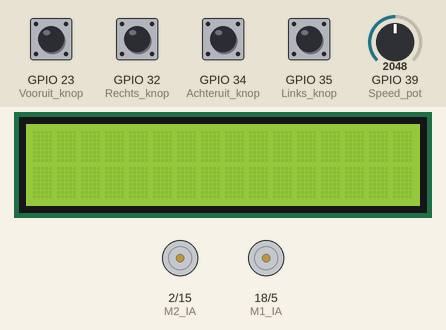
A program run on a simulated ESP32. Shown: 16×2 character LCD, motor-driver pin pairs drawn as motors (green arrow = first pin HIGH = forward, orange = second pin HIGH = backward, longer = more drive). The test bench sets the inputs (shaded band); at power-on: GPIO 23 (Vooruit_knop), GPIO 32 (Rechts_knop), GPIO 34 (Achteruit_knop), GPIO 35 (Links_knop) LOW, GPIO 39 (Speed_pot) = 2048. What the program prints to the serial monitor is not drawn.

Above: at 1.2 s.
1.3 s: GPIO 23 (Vooruit_knop) pulled HIGH for 0.15 s
At 1.46 s:
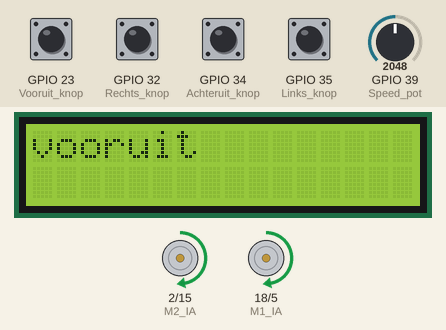
3.0 s: GPIO 32 (Rechts_knop) pulled HIGH for 0.15 s
At 3.9 s:
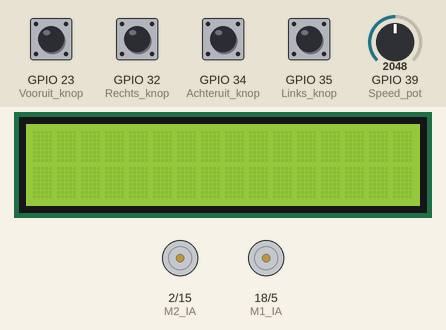
4.6 s: GPIO 34 (Achteruit_knop) pulled HIGH for 0.15 s
At 4.71 s:
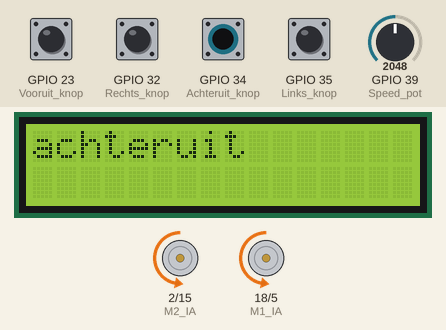
6.3 s: GPIO 35 (Links_knop) pulled HIGH for 0.15 s
At 6.8 s:
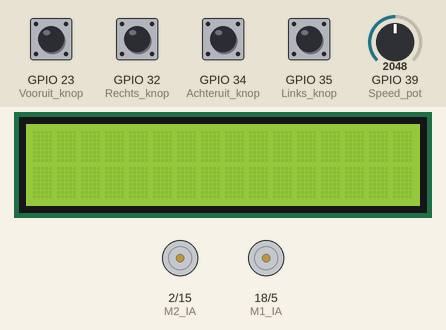
7.9 s: GPIO 23 (Vooruit_knop) pulled HIGH for 1 s
At 8.5 s:
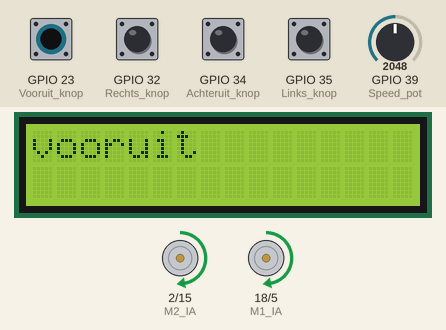
10.4 s: GPIO 32 (Rechts_knop) pulled HIGH for 1 s
At 10.9 s:
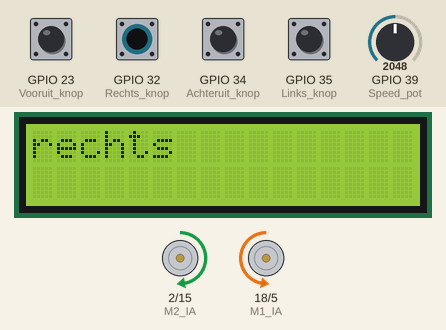
Timing chart, 0 to 13.4 s (numbered marks = the images above; inputs shaded):
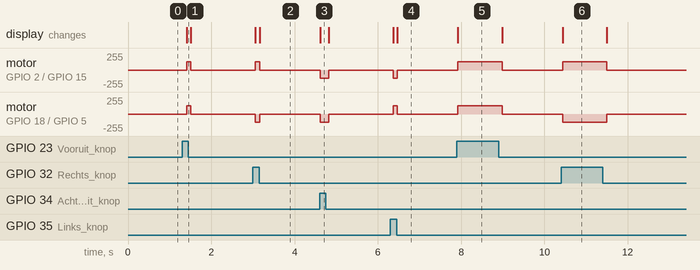

Measured:
- after the input at 1.3 s, motor on GPIO 2 (M2_IA) / GPIO 15 (M2_IB), motor on GPIO 18 (M1_IA) / GPIO 5 (M1_IB): stopped → forward 127/255 after 0.11 s, → stopped 0.10 s later; the display: changes after 0.11 s (image 1)
- after the input at 3.0 s, motor on GPIO 2 (M2_IA) / GPIO 15 (M2_IB): stopped → forward 127/255 after 0.06 s, → stopped 0.10 s later; motor on GPIO 18 (M1_IA) / GPIO 5 (M1_IB): stopped → backward 127/255 after 0.06 s, → stopped 0.10 s later; the display: first changes after 0.06 s (image 2 shows a later state)
- after the input at 4.6 s, motor on GPIO 2 (M2_IA) / GPIO 15 (M2_IB), motor on GPIO 18 (M1_IA) / GPIO 5 (M1_IB): stopped → backward 127/255 at once, → stopped 0.21 s later; the display: changes at once (image 3)
- after the input at 6.3 s, motor on GPIO 2 (M2_IA) / GPIO 15 (M2_IB): stopped → backward 127/255 after 0.07 s, → stopped 0.10 s later; motor on GPIO 18 (M1_IA) / GPIO 5 (M1_IB): stopped → forward 127/255 after 0.07 s, → stopped 0.10 s later; the display: first changes after 0.07 s (image 4 shows a later state)
- after the input at 7.9 s, motor on GPIO 2 (M2_IA) / GPIO 15 (M2_IB), motor on GPIO 18 (M1_IA) / GPIO 5 (M1_IB): stopped → forward 127/255 at once, → stopped 1.1 s later; the display: changes at once (image 5)
- after the input at 10.4 s, motor on GPIO 2 (M2_IA) / GPIO 15 (M2_IB): stopped → forward 127/255 at once, → stopped 1.1 s later; motor on GPIO 18 (M1_IA) / GPIO 5 (M1_IB): stopped → backward 127/255 at once, → stopped 1.1 s later; the display: changes at once (image 6)

The program:

main.cpp
```cpp
/*
Sam Boyen s16729
1IOT_D1
*/

#include <Arduino.h>
#include <Wire.h>
#include <LiquidCrystal_I2C.h>

int Vooruit_knop = 23;
int Achteruit_knop = 34;
int Links_knop = 35;
int Rechts_knop = 32;
int M1_IA = 18;
int M1_IB = 5;
int M2_IA = 2;
int M2_IB = 15;
LiquidCrystal_I2C lcd(0x27,16,2);

int Speed_pot = 39;

int Speed_read = 0;

void setup(){
  Serial.begin(9600);
  Serial.println("Hello, ESP32!");
	pinMode(Vooruit_knop,INPUT_PULLDOWN);
	pinMode(Achteruit_knop,INPUT_PULLDOWN);
  pinMode(Links_knop,INPUT_PULLDOWN);
  pinMode(Rechts_knop,INPUT_PULLDOWN);

	pinMode(M1_IA,OUTPUT);
	pinMode(M1_IB,OUTPUT);
  pinMode(M2_IA,OUTPUT);
  pinMode(M2_IB,OUTPUT);

  lcd.init();
  lcd.backlight();
}

void loop(){
  while(digitalRead(Vooruit_knop)){
    Serial.println("Vooruit");
    lcd.setCursor(0,0);
    lcd.print("vooruit");
    Speed_read = map(analogRead(Speed_pot), 0, 4095, 0, 255);
    analogWrite(M1_IA, Speed_read);
    analogWrite(M1_IB, 0);
    analogWrite(M2_IA, Speed_read);
    analogWrite(M2_IB, 0);
    delay(100);
  }
  while(digitalRead(Achteruit_knop)){
    Serial.println("Achteruit");
    lcd.setCursor(0,0);
    lcd.print("achteruit");
    Speed_read = map(analogRead(Speed_pot), 0, 4095, 0, 255);
    analogWrite(M1_IB, Speed_read);
    analogWrite(M1_IA, 0);
    analogWrite(M2_IB, Speed_read);
    analogWrite(M2_IA, 0);
    delay(100);
  }
  while(digitalRead(Links_knop)){
    Serial.println("Links");
    lcd.setCursor(0,0);
    lcd.print("links");
    Speed_read = map(analogRead(Speed_pot), 0, 4095, 0, 255);
    analogWrite(M1_IA, Speed_read);
    analogWrite(M1_IB, 0);
    analogWrite(M2_IB, Speed_read);
    analogWrite(M2_IA, 0);
    delay(100);
  }
  while(digitalRead(Rechts_knop)){
    Serial.println("Rechts");
    lcd.setCursor(0,0);
    lcd.print("rechts");
    Speed_read = map(analogRead(Speed_pot), 0, 4095, 0, 255);
    analogWrite(M1_IB, Speed_read);
    analogWrite(M1_IA, 0);
    analogWrite(M2_IA, Speed_read);
    analogWrite(M2_IB, 0);
    delay(100);
  }
  analogWrite(M1_IA, 0);
  analogWrite(M1_IB, 0);
  analogWrite(M2_IA, 0);
  analogWrite(M2_IB, 0);
  lcd.clear();
  delay(100);
}
  
```
